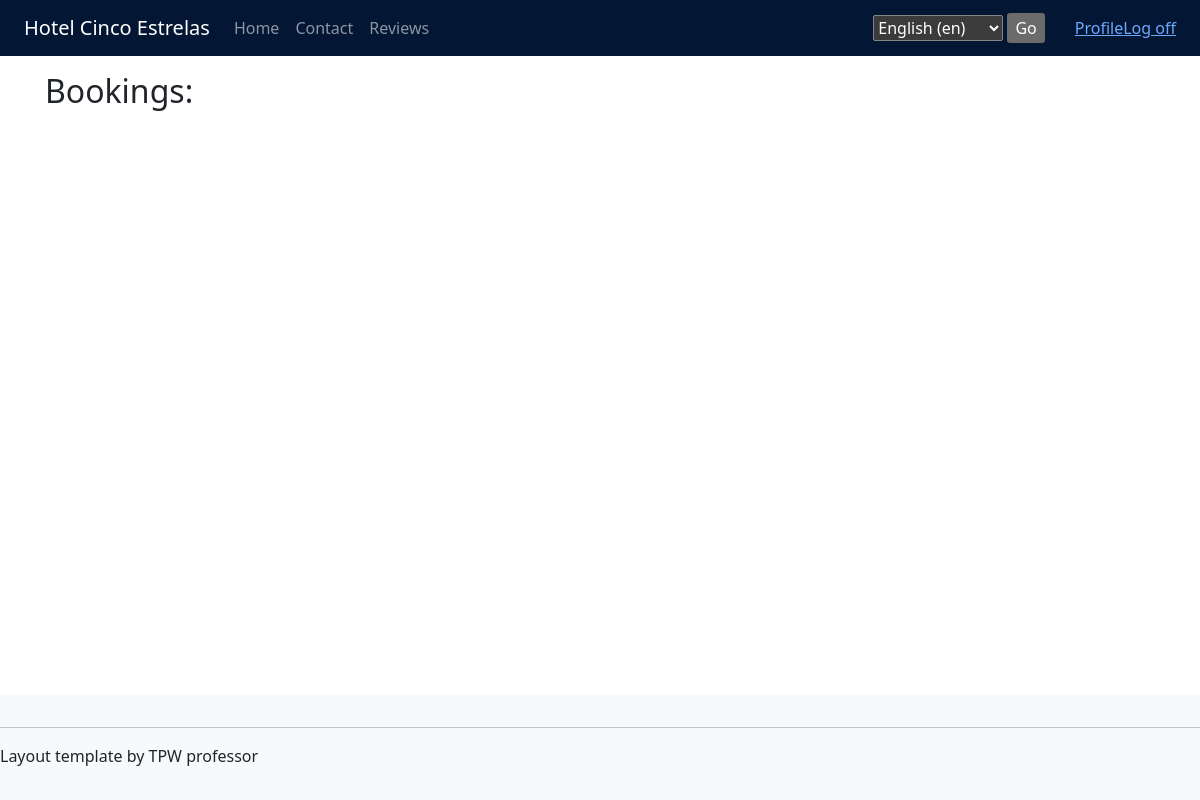
Page /functionalities/admin/bookings (signed in) on the earlier database version.
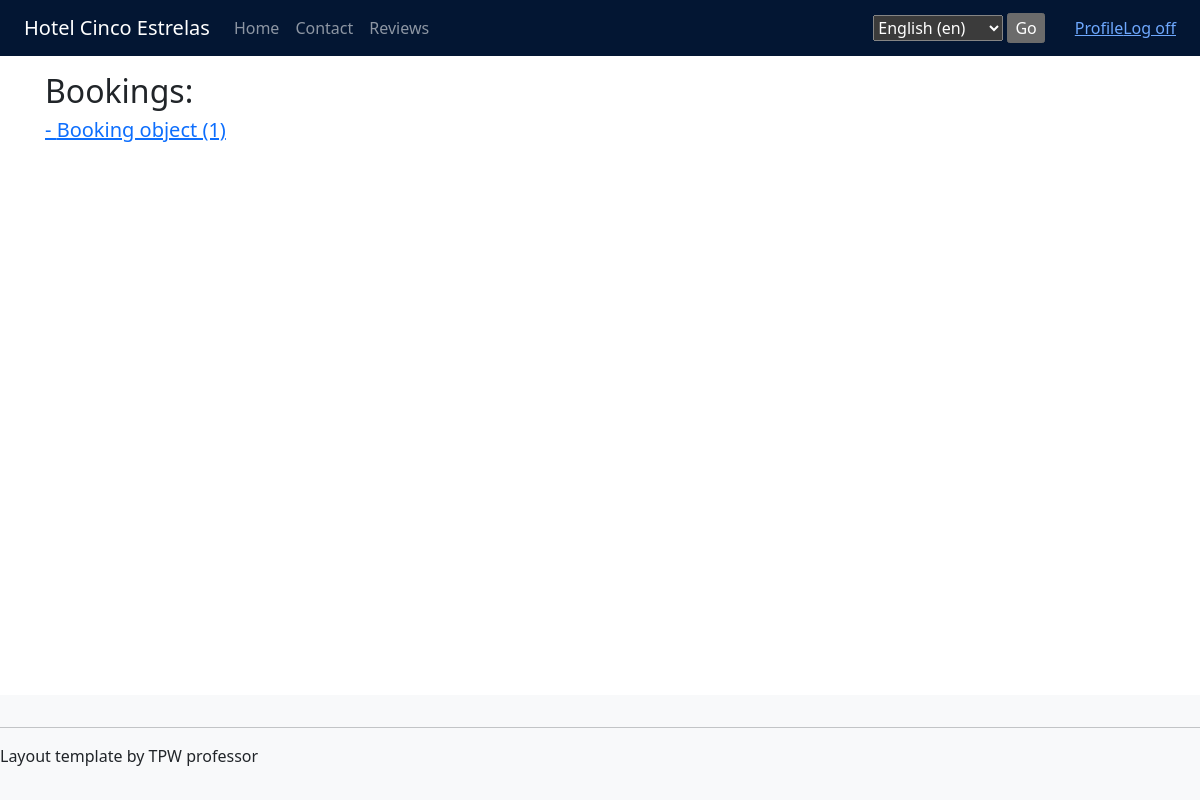
Same page on the later database version.
### app/models.py (models this page shows)
class Booking(models.Model):
    room_id = models.ForeignKey(Room, on_delete=models.CASCADE)
    user_id = models.ForeignKey(User, on_delete=models.CASCADE)
    total_price = models.DecimalField(max_digits=100, decimal_places=2)
    check_in = models.DateField()
    check_out = models.DateField()
    breakfast = models.BooleanField(default=False)
    lunch = models.BooleanField(default=False)
    extra_bed = models.BooleanField(default=False)

### app/views.py (the view)
# urls.py: path('functionalities/admin/bookings', views.view_bookings, name='view_bookings'),
@login_required()
@user_passes_test(superuser_check)
def view_bookings(request):
    params = {
        'title': 'Bookings',
        'bookings': Booking.objects.all(),
    }
    return render(request, 'view_bookings.html', params)

### app/views.py (called while the page is built)
def superuser_check(user):
    return user.is_superuser

### app/templates/view_bookings.html
{% extends "layout.html" %}
{% block content %}
<h2>{{ title }}:</h2>
{% for booking in bookings %}
<h5><a href="bookings/{{booking.id}}">- {{ booking }}</a></h5>
{% endfor %}
{% endblock %}

### app/templates/layout.html (shortened to what this page needs)
{% load i18n %}
<!doctype html>
<html lang="en">
<head>
    {% load static %}
    <link rel="stylesheet" type="text/css" href="{% static 'css/bootstrap.min.css' %}"/>
    <link rel="stylesheet" type="text/css" href="{% static 'css/site.css' %}"/>
    <link href="{% static 'fontawesomefree/css/fontawesome.css' %}" rel="stylesheet" type="text/css">
    <link href="{% static 'fontawesomefree/css/brands.css' %}" rel="stylesheet" type="text/css">
    <link href="{% static 'fontawesomefree/css/solid.css' %}" rel="stylesheet" type="text/css">
</head>
<body>
<nav class="navbar navbar-expand-md navbar-dark fixed-top bg-primary-subtle z-3" data-bs-theme="dark">
    <div class="ms-4">
        <a class="navbar-brand" href="{% url 'index' %}">Hotel Cinco Estrelas</a>
    </div>
    <div class="collapse navbar-collapse" id="navbarDefault">
        <ul class="navbar-nav me-auto">
            <li class="nav-item {% if request.path == '/index/' %}active{% endif %}">
                <a class="nav-link" href="{% url 'index' %}">Home</a>
            </li>
            <li class="nav-item {% if request.path == '/contact/' %}active{% endif %}">
                <a class="nav-link" href="{% url 'contact' %}">Contact</a>
            </li>
            <li class="nav-item {% if request.path == '/reviews/' %}active{% endif %}">
                <a class="nav-link" href="{% url 'reviews' %}">Reviews</a>
            </li>
        </ul>
        <form action="{% url 'set_language' %}" method="post" style="margin-right: 30px;">{% csrf_token %}
            <select name="language">
                {% get_current_language as LANGUAGE_CODE %}
                {% get_available_languages as LANGUAGES %}
                {% get_language_info_list for LANGUAGES as languages %}
                {% for language in languages %}
                    <option value="{{ language.code }}"{% if language.code == LANGUAGE_CODE %} selected{% endif %}>
                        {{ language.name_local }} ({{ language.code }})
                    </option>
                {% endfor %}
            </select>
            <input type="submit" value="Go">
        </form>
        {% include 'loginpartial.html' %}
    </div>
</nav>
<main role="main" class="flex flex-grow-1">
    <div class="container body-content">
        {% block content %} {% endblock %}
    </div>
</main>
<footer class="footer mt-auto py-3 bg-light z-3">
    <hr/>
    <p>Layout template by TPW professor</p>
</footer>
</body>
</html>

### app/templates/loginpartial.html (shortened to what this page needs)
{% if user.is_authenticated %}
<form id="logoutForm" action="/accounts/logout" method="post" class="navbar-right">
    <ul class="nav navbar-nav navbar-right flex flex-row align-items-center me-4">
        <li><a href="{% url 'profile' %}">Profile</a></li>
        <li><a href="javascript:document.getElementById('logoutForm').submit()">Log off</a></li>
    </ul>
</form>
{% else %}
<ul class="nav navbar-nav navbar-right me-4">
    <li style="padding-right: 5px"><a href="{% url 'login' %}">Log in</a></li>
    <li><a href="{% url 'register' %}">Register</a></li>
</ul>
{% endif %}

### app/static/css/site.css (style rules this page uses)
.body-content { padding-left: 15px; padding-right: 15px; }
input, select, textarea { max-width: 280px; }

Differences in the rows shown:
added Booking: id "Booking object (1)"
